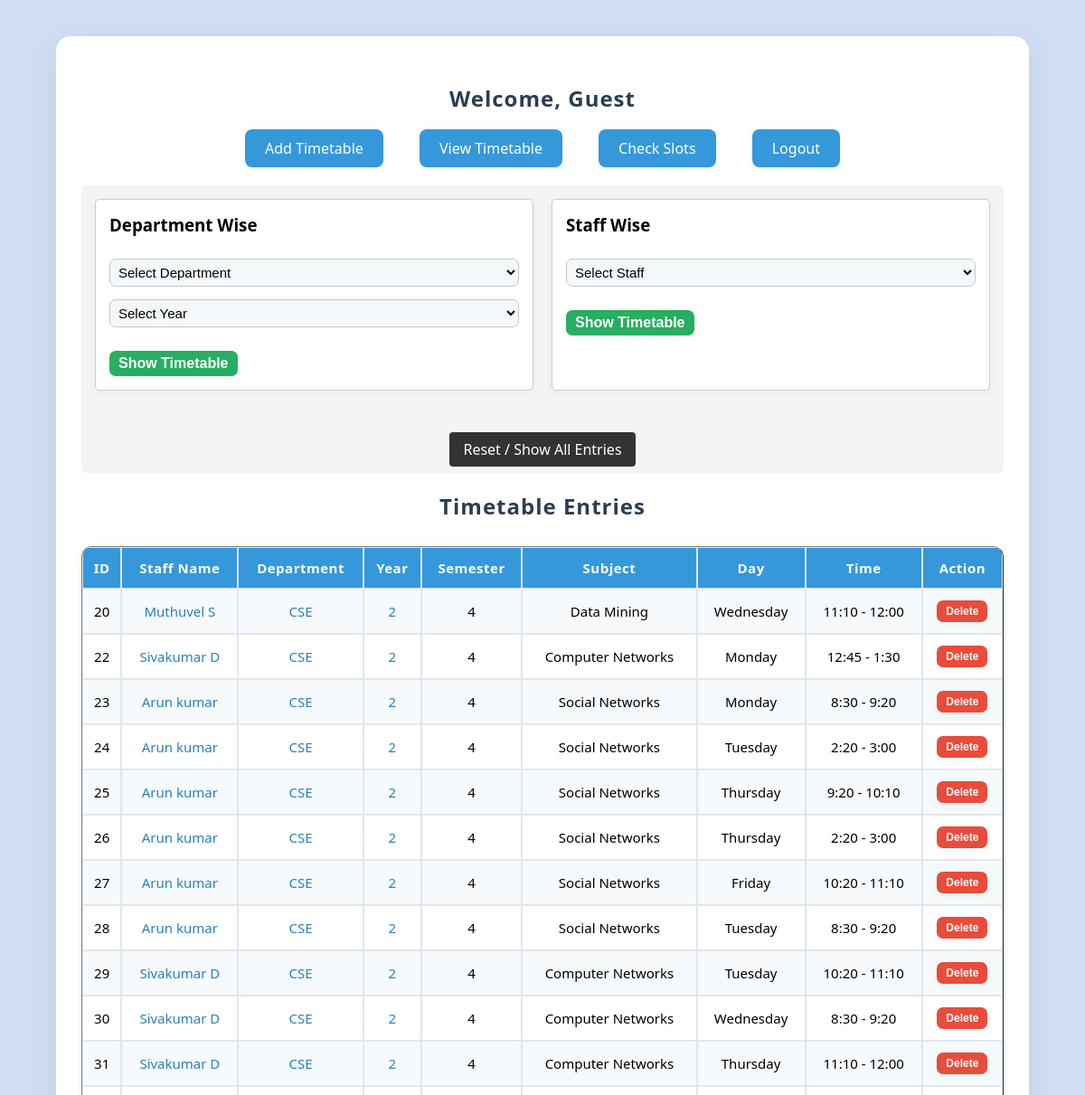
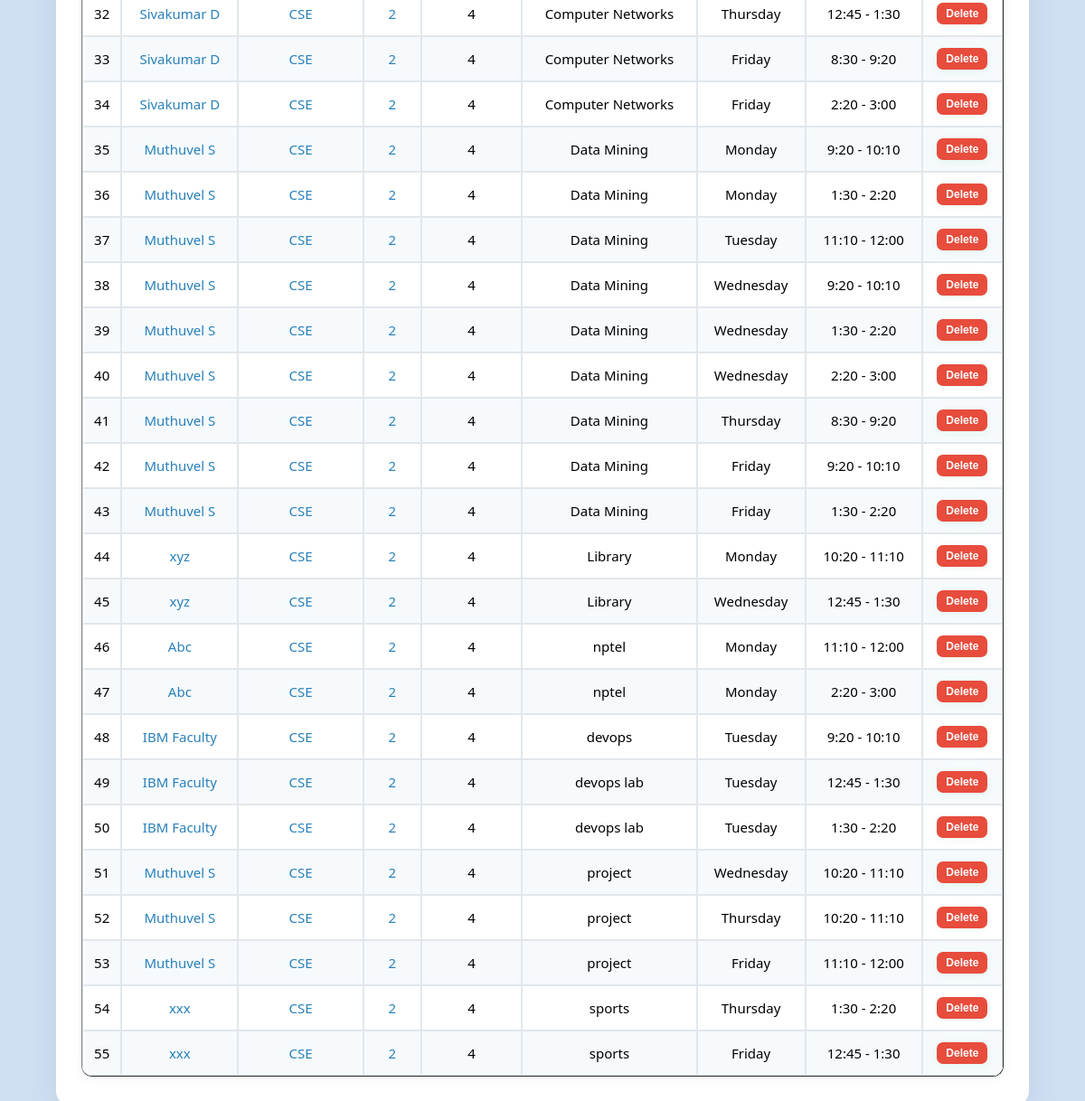
/dashboard, run on the app's committed database (2 pictures, top to bottom).
### tables this page shows
CREATE TABLE timetable (
            id INTEGER PRIMARY KEY AUTOINCREMENT,
            staff_name TEXT NOT NULL,
            department TEXT NOT NULL,
            semester TEXT NOT NULL,
            subject TEXT NOT NULL,
            day TEXT NOT NULL,
            time TEXT NOT NULL
        , year TEXT DEFAULT '');

### App.py (the view, shortened to what this page needs)
@app.route("/dashboard")
def dashboard():
    db = get_db()
    staff_name = request.args.get("staff_name")
    department = request.args.get("department")
    year = request.args.get("year")
    query = "SELECT * FROM timetable WHERE 1=1"
    params = []
    if staff_name:
        query += " AND staff_name = ?"
        params.append(staff_name)
    if department:
        query += " AND department = ?"
        params.append(department)
    if year:
        query += " AND year = ?"
        params.append(year)
    entries = db.execute(query, params).fetchall()
    departments = db.execute("SELECT DISTINCT department FROM timetable WHERE department != '' ORDER BY department").fetchall()
    years = db.execute("SELECT DISTINCT year FROM timetable WHERE year != '' ORDER BY year").fetchall()
    semesters = db.execute("SELECT DISTINCT semester FROM timetable WHERE semester != '' ORDER BY semester").fetchall()
    staff_list = db.execute("SELECT DISTINCT staff_name FROM timetable WHERE staff_name != '' ORDER BY staff_name").fetchall()
    mode = request.args.get("mode")
    grid_view = False
    schedule = {d: {t: None for t in time_slots} for d in days}
    filter_desc = ""
    return render_template("dashboard.html", entries=entries, departments=departments, years=years, semesters=semesters, staff_list=staff_list, time_slots=time_slots, days=days, grid_view=grid_view, schedule=schedule, filter_desc=filter_desc, username=session.get("username", "Guest"))

### App.py (called while the page is built)
def get_db():
    if "db" not in g:
        g.db = sqlite3.connect(DB_PATH)
        g.db.row_factory = sqlite3.Row
    return g.db

### Templates/dashboard.html (shortened to what this page needs)
<!DOCTYPE html>
<html lang="en">
<head>
    <link rel="stylesheet" href="{{ url_for('static', filename='style.css') }}">
</head>
<body class="dashboard-page">
    <div class="container">
        <h2>Welcome, {{ username }}</h2>
        <nav>
            <ul>
                <li><a href="{{ url_for('add_entry') }}">Add Timetable</a></li>
                <li><a href="{{ url_for('dashboard') }}">View Timetable</a></li>
                <li><a href="{{ url_for('check_slots') }}">Check Slots</a></li>
                <li><a href="{{ url_for('logout') }}">Logout</a></li>
            </ul>
        </nav>
                <div class="no-print" style="margin: 20px 0; padding: 15px; background: #f4f4f4; border-radius: 5px; display: flex; gap: 20px; flex-wrap: wrap;">
                    <form action="{{ url_for('dashboard') }}" method="GET" style="border: 1px solid #ccc; padding: 15px; border-radius: 5px; background: #fff; flex: 1;">
                        <h3 style="margin-top: 0;">Department Wise</h3>
                        <select name="department" required style="padding: 5px; margin-right: 5px;">
                            <option value="" disabled selected>Select Department</option>
                        </select>
                        <select name="year" required style="padding: 5px; margin-right: 5px;">
                            <option value="" disabled selected>Select Year</option>
                        </select>
                        <button type="submit" style="padding: 5px 10px; cursor: pointer;">Show Timetable</button>
                    </form>
                    <form action="{{ url_for('dashboard') }}" method="GET" style="border: 1px solid #ccc; padding: 15px; border-radius: 5px; background: #fff; flex: 1;">
                        <h3 style="margin-top: 0;">Staff Wise</h3>
                        <select name="staff_name" required style="padding: 5px; margin-right: 5px;">
                            <option value="" disabled selected>Select Staff</option>
                        </select>
                        <button type="submit" style="padding: 5px 10px; cursor: pointer;">Show Timetable</button>
                    </form>
                    <div style="flex-basis: 100%; text-align: center; margin-top: 10px;">
                        <a href="{{ url_for('dashboard') }}" style="text-decoration: none; background: #333; color: #fff; padding: 8px 15px; border-radius: 4px;">Reset / Show All Entries</a>
                    </div>
                </div>
                <h2>Timetable Entries</h2>
                <table border="1" cellpadding="8" cellspacing="0">
                        <tr>
                                <th>ID</th>
                                <th>Staff Name</th>
                                <th>Department</th>
                                <th>Year</th>
                                <th>Semester</th>
                                <th>Subject</th>
                                <th>Day</th>
                                <th>Time</th>
                                <th>Action</th>
                        </tr>
                        {% for row in entries %}
                        <tr>
                                <td>{{ row.id }}</td>
                                <td><a href="{{ url_for('dashboard', staff_name=row.staff_name) }}">{{ row.staff_name }}</a></td>
                                <td><a href="{{ url_for('dashboard', department=row.department) }}">{{ row.department }}</a></td>
                                <td><a href="{{ url_for('dashboard', year=row.year) }}">{{ row.year }}</a></td>
                                <td>{{ row.semester }}</td>
                                <td>{{ row.subject }}</td>
                                <td>{{ row.day }}</td>
                                <td>{{ row.time }}</td>
                                <td>
                                    <form method="POST" action="{{ url_for('delete_entry', entry_id=row.id) }}" style="display:inline; width:auto; padding:0; margin:0; background:none; box-shadow:none;">
                                        <button type="submit" onclick="return confirm('Are you sure you want to delete this entry?');" style="margin:0; padding:5px 10px; background:#e74c3c; font-size:12px;">Delete</button>
                                    </form>
                                </td>
                        </tr>
                        {% endfor %}
                </table>
        </div>
</body>
</html>

### Static/Style.css (style rules this page uses)
body { font-family: 'Segoe UI', Arial, sans-serif; background: linear-gradient(120deg, #e0eafc 0%, #cfdef3 100%); margin: 0; padding: 0; }
.dashboard-page { background: #cfdef3 url('background.jpg') no-repeat center center fixed; background-size: cover; }
.container { width: 85%; margin: 40px auto; background: #ffffff; padding: 32px 28px; border-radius: 16px; box-shadow: 0px 8px 32px rgba(44,62,80,0.08); }
h2 { text-align: center; color: #2c3e50; margin-bottom: 28px; letter-spacing: 1px; }
a { text-decoration: none; color: #2980b9; font-weight: 500; }
nav ul { list-style-type: none; padding: 0; text-align: center; margin-bottom: 30px; }
nav ul li { display: inline-block; margin: 0 18px; }
nav ul li a { padding: 10px 22px; background: #3498db; color: white; border-radius: 8px; transition: background 0.3s, box-shadow 0.3s; box-shadow: 0 2px 8px rgba(52,152,219,0.08); }
form { width: 60%; margin: 0 auto 24px auto; background: #f8fafc; padding: 18px 24px 12px 24px; border-radius: 10px; box-shadow: 0 2px 8px rgba(44,62,80,0.06); }
input[type="text"], input[type="password"], select { width: 100%; padding: 10px; margin-top: 6px; border-radius: 7px; border: 1px solid #bfc9d1; background: #f4f8fb; font-size: 15px; margin-bottom: 8px; }
button { margin-top: 18px; padding: 11px 22px; border: none; background: #27ae60; color: white; font-weight: bold; border-radius: 7px; cursor: pointer; font-size: 16px; transition: background 0.3s, box-shadow 0.3s; box-shadow: 0 2px 8px rgba(39,174,96,0.08); }
table { width: 100%; border-collapse: separate; border-spacing: 0; margin-top: 24px; background: white; border-radius: 12px; overflow: hidden; box-shadow: 0 2px 12px rgba(44,62,80,0.06); }
table th, table td { padding: 12px 8px; border: 1px solid #e1e7ec; text-align: center; font-size: 15px; }
table th { background: #3498db; color: white; font-weight: 600; letter-spacing: 0.5px; }
table tr:nth-child(even) { background: #f6fafd; }

### data on the page
timetable: id "20", staff_name "Muthuvel S", department "CSE", year "2", semester "4", subject "Data Mining", day "Wednesday", time "11:10 - 12:00"
timetable: id "22", staff_name "Sivakumar D", department "CSE", year "2", semester "4", subject "Computer Networks", day "Monday", time "12:45 - 1:30"
timetable: id "23", staff_name "Arun kumar", department "CSE", year "2", semester "4", subject "Social Networks", day "Monday", time "8:30 - 9:20"
timetable: id "24", staff_name "Arun kumar", department "CSE", year "2", semester "4", subject "Social Networks", day "Tuesday", time "2:20 - 3:00"
timetable: id "25", staff_name "Arun kumar", department "CSE", year "2", semester "4", subject "Social Networks", day "Thursday", time "9:20 - 10:10"
timetable: id "26", staff_name "Arun kumar", department "CSE", year "2", semester "4", subject "Social Networks", day "Thursday", time "2:20 - 3:00"
timetable: id "27", staff_name "Arun kumar", department "CSE", year "2", semester "4", subject "Social Networks", day "Friday", time "10:20 - 11:10"
timetable: id "28", staff_name "Arun kumar", department "CSE", year "2", semester "4", subject "Social Networks", day "Tuesday", time "8:30 - 9:20"
timetable: id "29", staff_name "Sivakumar D", department "CSE", year "2", semester "4", subject "Computer Networks", day "Tuesday", time "10:20 - 11:10"
timetable: id "30", staff_name "Sivakumar D", department "CSE", year "2", semester "4", subject "Computer Networks", day "Wednesday", time "8:30 - 9:20"
timetable: id "31", staff_name "Sivakumar D", department "CSE", year "2", semester "4", subject "Computer Networks", day "Thursday", time "11:10 - 12:00"
timetable: id "32", staff_name "Sivakumar D", department "CSE", year "2", semester "4", subject "Computer Networks", day "Thursday", time "12:45 - 1:30"
timetable: id "33", staff_name "Sivakumar D", department "CSE", year "2", semester "4", subject "Computer Networks", day "Friday", time "8:30 - 9:20"
timetable: id "34", staff_name "Sivakumar D", department "CSE", year "2", semester "4", subject "Computer Networks", day "Friday", time "2:20 - 3:00"
timetable: id "35", staff_name "Muthuvel S", department "CSE", year "2", semester "4", subject "Data Mining", day "Monday", time "9:20 - 10:10"
timetable: id "36", staff_name "Muthuvel S", department "CSE", year "2", semester "4", subject "Data Mining", day "Monday", time "1:30 - 2:20"
timetable: id "37", staff_name "Muthuvel S", department "CSE", year "2", semester "4", subject "Data Mining", day "Tuesday", time "11:10 - 12:00"
timetable: id "38", staff_name "Muthuvel S", department "CSE", year "2", semester "4", subject "Data Mining", day "Wednesday", time "9:20 - 10:10"
timetable: id "39", staff_name "Muthuvel S", department "CSE", year "2", semester "4", subject "Data Mining", day "Wednesday", time "1:30 - 2:20"
timetable: id "40", staff_name "Muthuvel S", department "CSE", year "2", semester "4", subject "Data Mining", day "Wednesday", time "2:20 - 3:00"
timetable: id "41", staff_name "Muthuvel S", department "CSE", year "2", semester "4", subject "Data Mining", day "Thursday", time "8:30 - 9:20"
timetable: id "42", staff_name "Muthuvel S", department "CSE", year "2", semester "4", subject "Data Mining", day "Friday", time "9:20 - 10:10"
timetable: id "43", staff_name "Muthuvel S", department "CSE", year "2", semester "4", subject "Data Mining", day "Friday", time "1:30 - 2:20"
timetable: id "44", staff_name "xyz", department "CSE", year "2", semester "4", subject "Library", day "Monday", time "10:20 - 11:10"
timetable: id "45", staff_name "xyz", department "CSE", year "2", semester "4", subject "Library", day "Wednesday", time "12:45 - 1:30"
timetable: id "46", staff_name "Abc", department "CSE", year "2", semester "4", subject "nptel", day "Monday", time "11:10 - 12:00"
timetable: id "47", staff_name "Abc", department "CSE", year "2", semester "4", subject "nptel", day "Monday", time "2:20 - 3:00"
timetable: id "48", staff_name "IBM Faculty", department "CSE", year "2", semester "4", subject "devops", day "Tuesday", time "9:20 - 10:10"
timetable: id "49", staff_name "IBM Faculty", department "CSE", year "2", semester "4", subject "devops lab", day "Tuesday", time "12:45 - 1:30"
timetable: id "50", staff_name "IBM Faculty", department "CSE", year "2", semester "4", subject "devops lab", day "Tuesday", time "1:30 - 2:20"
timetable: id "51", staff_name "Muthuvel S", department "CSE", year "2", semester "4", subject "project", day "Wednesday", time "10:20 - 11:10"
timetable: id "52", staff_name "Muthuvel S", department "CSE", year "2", semester "4", subject "project", day "Thursday", time "10:20 - 11:10"
timetable: id "53", staff_name "Muthuvel S", department "CSE", year "2", semester "4", subject "project", day "Friday", time "11:10 - 12:00"
timetable: id "54", staff_name "xxx", department "CSE", year "2", semester "4", subject "sports", day "Thursday", time "1:30 - 2:20"
timetable: id "55", staff_name "xxx", department "CSE", year "2", semester "4", subject "sports", day "Friday", time "12:45 - 1:30"

### other printed values
{{ username }} "Guest"
